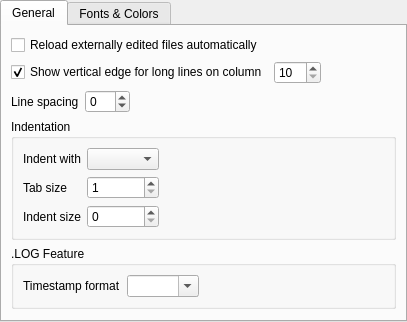
<?xml version="1.0" encoding="UTF-8"?>
<ui version="4.0">
 <class>SettingsEditor</class>
 <widget class="QWidget" name="SettingsEditor">
  <property name="geometry">
   <rect>
    <x>0</x>
    <y>0</y>
    <width>407</width>
    <height>309</height>
   </rect>
  </property>
  <layout class="QHBoxLayout" name="horizontalLayout_2">
   <property name="leftMargin">
    <number>0</number>
   </property>
   <property name="topMargin">
    <number>0</number>
   </property>
   <property name="rightMargin">
    <number>0</number>
   </property>
   <property name="bottomMargin">
    <number>0</number>
   </property>
   <item>
    <widget class="QTabWidget" name="tabWidget">
     <property name="currentIndex">
      <number>0</number>
     </property>
     <widget class="QWidget" name="m_tabGeneral">
      <attribute name="title">
       <string>General</string>
      </attribute>
      <layout class="QHBoxLayout" name="horizontalLayout_3">
       <property name="leftMargin">
        <number>0</number>
       </property>
       <property name="topMargin">
        <number>0</number>
       </property>
       <property name="rightMargin">
        <number>0</number>
       </property>
       <property name="bottomMargin">
        <number>0</number>
       </property>
       <item>
        <widget class="QWidget" name="widget" native="true">
         <layout class="QFormLayout" name="formLayout">
          <item row="0" column="0" colspan="2">
           <widget class="QCheckBox" name="m_cbReloadFilesAutomatically">
            <property name="text">
             <string>Reload externally edited files automatically</string>
            </property>
           </widget>
          </item>
          <item row="2" column="0">
           <layout class="QHBoxLayout" name="horizontalLayout_4">
            <item>
             <widget class="QLabel" name="label">
              <property name="text">
               <string>Line spacing</string>
              </property>
              <property name="buddy">
               <cstring>m_spinLineSpacing</cstring>
              </property>
             </widget>
            </item>
            <item>
             <widget class="QSpinBox" name="m_spinLineSpacing">
              <property name="minimum">
               <number>-10</number>
              </property>
              <property name="maximum">
               <number>50</number>
              </property>
             </widget>
            </item>
            <item>
             <spacer name="horizontalSpacer_2">
              <property name="orientation">
               <enum>Qt::Horizontal</enum>
              </property>
              <property name="sizeHint" stdset="0">
               <size>
                <width>40</width>
                <height>20</height>
               </size>
              </property>
             </spacer>
            </item>
           </layout>
          </item>
          <item row="3" column="0" colspan="2">
           <widget class="QGroupBox" name="m_gbIndentation">
            <property name="title">
             <string>Indentation</string>
            </property>
            <layout class="QGridLayout" name="gridLayout_3">
             <item row="1" column="0">
              <widget class="QLabel" name="label_2">
               <property name="text">
                <string>Tab size</string>
               </property>
               <property name="buddy">
                <cstring>m_spinTabSize</cstring>
               </property>
              </widget>
             </item>
             <item row="2" column="0">
              <widget class="QLabel" name="label_3">
               <property name="text">
                <string>Indent size</string>
               </property>
               <property name="buddy">
                <cstring>m_spinIndentSize</cstring>
               </property>
              </widget>
             </item>
             <item row="0" column="1">
              <widget class="QComboBox" name="m_cmbIndentMode"/>
             </item>
             <item row="1" column="1">
              <widget class="QSpinBox" name="m_spinTabSize">
               <property name="minimum">
                <number>1</number>
               </property>
               <property name="maximum">
                <number>32</number>
               </property>
              </widget>
             </item>
             <item row="2" column="1">
              <widget class="QSpinBox" name="m_spinIndentSize">
               <property name="maximum">
                <number>32</number>
               </property>
              </widget>
             </item>
             <item row="0" column="0">
              <widget class="QLabel" name="label_4">
               <property name="text">
                <string>Indent with</string>
               </property>
               <property name="buddy">
                <cstring>m_cmbIndentMode</cstring>
               </property>
              </widget>
             </item>
             <item row="0" column="2" rowspan="3">
              <spacer name="horizontalSpacer_3">
               <property name="orientation">
                <enum>Qt::Horizontal</enum>
               </property>
               <property name="sizeHint" stdset="0">
                <size>
                 <width>40</width>
                 <height>20</height>
                </size>
               </property>
              </spacer>
             </item>
            </layout>
           </widget>
          </item>
          <item row="4" column="0" colspan="2">
           <widget class="QGroupBox" name="m_gbLog">
            <property name="title">
             <string>.LOG Feature</string>
            </property>
            <layout class="QGridLayout" name="gridLayout_4">
             <item row="0" column="0">
              <widget class="QLabel" name="label_5">
               <property name="text">
                <string>Timestamp format</string>
               </property>
               <property name="buddy">
                <cstring>m_cmbTimestampFormat</cstring>
               </property>
              </widget>
             </item>
             <item row="0" column="1">
              <widget class="QComboBox" name="m_cmbTimestampFormat">
               <property name="editable">
                <bool>true</bool>
               </property>
              </widget>
             </item>
             <item row="0" column="2">
              <spacer name="horizontalSpacer_4">
               <property name="orientation">
                <enum>Qt::Horizontal</enum>
               </property>
               <property name="sizeHint" stdset="0">
                <size>
                 <width>40</width>
                 <height>20</height>
                </size>
               </property>
              </spacer>
             </item>
            </layout>
           </widget>
          </item>
          <item row="1" column="0">
           <layout class="QHBoxLayout" name="horizontalLayout_5">
            <item>
             <widget class="QCheckBox" name="m_cbEdge">
              <property name="text">
               <string>Show vertical edge for long lines on column</string>
              </property>
              <property name="checked">
               <bool>true</bool>
              </property>
             </widget>
            </item>
            <item>
             <widget class="QSpinBox" name="m_spinEdge">
              <property name="minimum">
               <number>10</number>
              </property>
              <property name="maximum">
               <number>400</number>
              </property>
              <property name="singleStep">
               <number>5</number>
              </property>
             </widget>
            </item>
            <item>
             <spacer name="horizontalSpacer_5">
              <property name="orientation">
               <enum>Qt::Horizontal</enum>
              </property>
              <property name="sizeHint" stdset="0">
               <size>
                <width>40</width>
                <height>20</height>
               </size>
              </property>
             </spacer>
            </item>
           </layout>
          </item>
         </layout>
        </widget>
       </item>
      </layout>
     </widget>
     <widget class="QWidget" name="m_tabColors">
      <attribute name="title">
       <string>Fonts &amp;&amp; Colors</string>
      </attribute>
      <layout class="QGridLayout" name="gridLayout_5">
       <item row="1" column="0">
        <widget class="QGroupBox" name="m_gbColors">
         <property name="title">
          <string>Colors</string>
         </property>
         <layout class="QHBoxLayout" name="horizontalLayout">
          <item>
           <widget class="SyntaxColorThemeEditor" name="m_themeEditor" native="true"/>
          </item>
         </layout>
        </widget>
       </item>
       <item row="0" column="0">
        <widget class="QGroupBox" name="m_gbFonts">
         <property name="title">
          <string>Fonts</string>
         </property>
         <layout class="QGridLayout" name="gridLayout">
          <item row="0" column="1">
           <widget class="QPushButton" name="m_btnFontMainChange">
            <property name="text">
             <string>&amp;Change</string>
            </property>
           </widget>
          </item>
          <item row="0" column="0">
           <widget class="QLabel" name="m_lblFontMain">
            <property name="text">
             <string>Text editor font</string>
            </property>
            <property name="buddy">
             <cstring>m_btnFontMainChange</cstring>
            </property>
           </widget>
          </item>
          <item row="0" column="2">
           <spacer name="horizontalSpacer">
            <property name="orientation">
             <enum>Qt::Horizontal</enum>
            </property>
            <property name="sizeHint" stdset="0">
             <size>
              <width>40</width>
              <height>20</height>
             </size>
            </property>
           </spacer>
          </item>
         </layout>
        </widget>
       </item>
       <item row="2" column="0">
        <spacer name="verticalSpacer_2">
         <property name="orientation">
          <enum>Qt::Vertical</enum>
         </property>
         <property name="sizeHint" stdset="0">
          <size>
           <width>0</width>
           <height>0</height>
          </size>
         </property>
        </spacer>
       </item>
      </layout>
     </widget>
    </widget>
   </item>
  </layout>
 </widget>
 <customwidgets>
  <customwidget>
   <class>SyntaxColorThemeEditor</class>
   <extends>QWidget</extends>
   <header>syntaxcolorthemeeditor.h</header>
   <container>1</container>
  </customwidget>
 </customwidgets>
 <tabstops>
  <tabstop>tabWidget</tabstop>
  <tabstop>m_cbReloadFilesAutomatically</tabstop>
  <tabstop>m_spinEdge</tabstop>
  <tabstop>m_spinLineSpacing</tabstop>
  <tabstop>m_cmbIndentMode</tabstop>
  <tabstop>m_spinTabSize</tabstop>
  <tabstop>m_spinIndentSize</tabstop>
  <tabstop>m_cmbTimestampFormat</tabstop>
  <tabstop>m_btnFontMainChange</tabstop>
 </tabstops>
 <resources/>
 <connections>
  <connection>
   <sender>m_cbEdge</sender>
   <signal>toggled(bool)</signal>
   <receiver>m_spinEdge</receiver>
   <slot>setEnabled(bool)</slot>
   <hints>
    <hint type="sourcelabel">
     <x>108</x>
     <y>64</y>
    </hint>
    <hint type="destinationlabel">
     <x>250</x>
     <y>64</y>
    </hint>
   </hints>
  </connection>
 </connections>
</ui>
